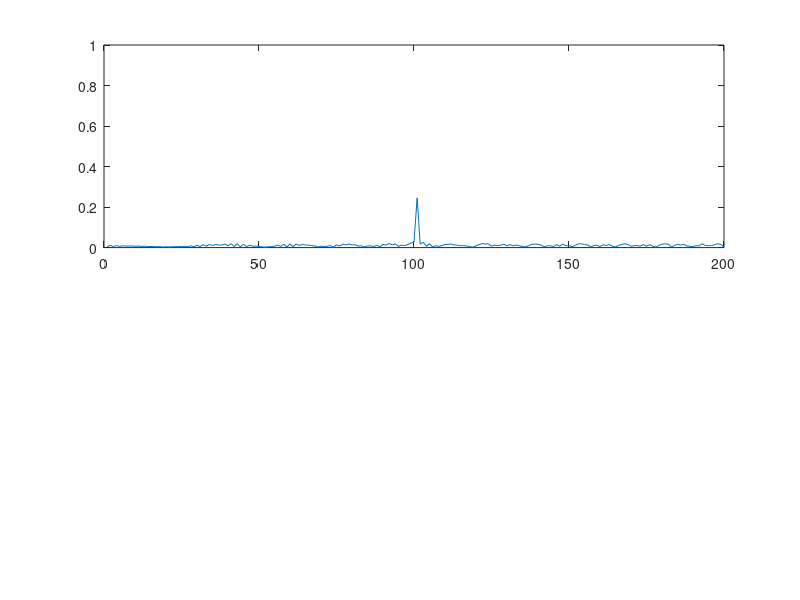
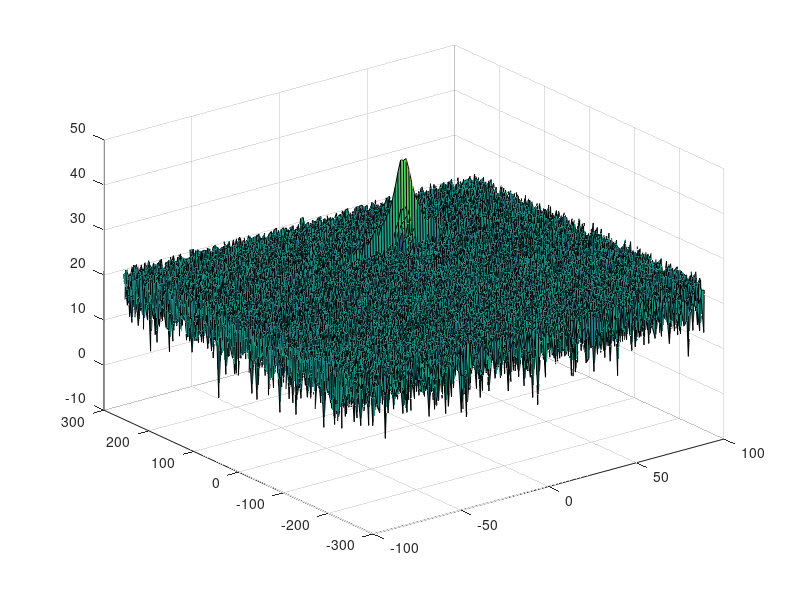
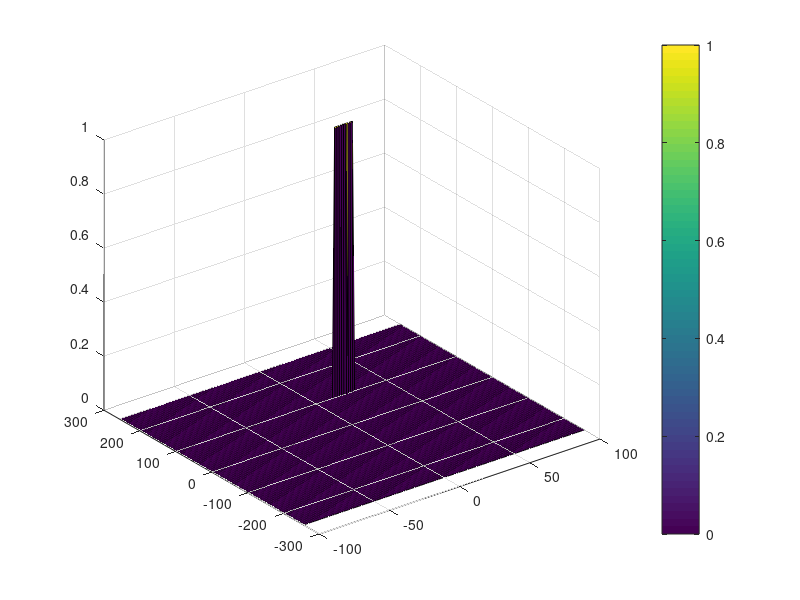

These charts were generated, in order, by the following MATLAB code:
clear all
clc;

%% Radar Specifications 
%%%%%%%%%%%%%%%%%%%%%%%%%%%
% Frequency of operation = 77GHz
% Max Range = 200m
% Range Resolution = 1 m
% Max Velocity = 100 m/s
%%%%%%%%%%%%%%%%%%%%%%%%%%%

%speed of light = 3e8
%% User Defined Range and Velocity of target
% *%TODO* :
% define the target's initial position and velocity. Note : Velocity
% remains contant
v = 20; %m/s
r = 100; %m


%% FMCW Waveform Generation

% *%TODO* :
%Design the FMCW waveform by giving the specs of each of its parameters.
% Calculate the Bandwidth (B), Chirp Time (Tchirp) and Slope (slope) of the FMCW
% chirp using the requirements above.
maxRange = 200; %m
rangeRes = 1; % m
maxVel = 100; % m/s
c = 3e8; %speed of light

B = c/(2*rangeRes);
Tchirp = 5.5 * 2 * maxRange / c;
slope = B / Tchirp;

%Operating carrier frequency of Radar 
fc= 77e9;             %carrier freq

                                                          
%The number of chirps in one sequence. Its ideal to have 2^ value for the ease of running the FFT
%for Doppler Estimation. 
Nd=128;                   % #of doppler cells OR #of sent periods % number of chirps

%The number of samples on each chirp. 
Nr=1024;                  %for length of time OR # of range cells

% Timestamp for running the displacement scenario for every sample on each
% chirp
t=linspace(0,Nd*Tchirp,Nr*Nd); %total time for samples


%Creating the vectors for Tx, Rx and Mix based on the total samples input.
Tx=zeros(1,length(t)); %transmitted signal
Rx=zeros(1,length(t)); %received signal
Mix = zeros(1,length(t)); %beat signal

%Similar vectors for range_covered and time delay.
r_t=zeros(1,length(t));
td=zeros(1,length(t));


%% Signal generation and Moving Target simulation
% Running the radar scenario over the time. 

for i=1:length(t)         
    
    
    % *%TODO* :
    %For each time stamp update the Range of the Target for constant velocity. 
    r_t(i) = r + v*t(i);
    td(i) = 2*r_t(i) / c;
    
    % *%TODO* :
    %For each time sample we need update the transmitted and
    %received signal. 
    Tx(i) = cos(2*pi*(fc*t(i) + slope*t(i)^2 / 2));
    %tau = 2*r / c;
    Rx(i) = cos(2*pi*(fc*(t(i)-td(i)) + slope*(t(i)-td(i))^2 / 2));
    
    % *%TODO* :
    %Now by mixing the Transmit and Receive generate the beat signal
    %This is done by element wise matrix multiplication of Transmit and
    %Receiver Signal
    Mix(i) = Tx(i) * Rx(i);
    
end

%% RANGE MEASUREMENT


 % *%TODO* :
%reshape the vector into Nr*Nd array. Nr and Nd here would also define the size of
%Range and Doppler FFT respectively.
Mix = reshape(Mix,[Nr,Nd]);

 % *%TODO* :
%run the FFT on the beat signal along the range bins dimension (Nr) and
%normalize.
MixFFT1 = fft(Mix, Nr);
MixFFT1 = MixFFT1 / Nr;

 % *%TODO* :
% Take the absolute value of FFT output
MixFFT1abs = abs(MixFFT1);

 % *%TODO* :
% Output of FFT is double sided signal, but we are interested in only one side of the spectrum.
% Hence we throw out half of the samples.
MixFFT1abs = MixFFT1abs(1:Nr/2+1);

%plotting the range
figure ('Name','Range from First FFT')
subplot(2,1,1)

 % *%TODO* :
 % plot FFT output 
plot(MixFFT1abs);
axis ([0 200 0 1]);



%% RANGE DOPPLER RESPONSE
% The 2D FFT implementation is already provided here. This will run a 2DFFT
% on the mixed signal (beat signal) output and generate a range doppler
% map.You will implement CFAR on the generated RDM


% Range Doppler Map Generation.

% The output of the 2D FFT is an image that has reponse in the range and
% doppler FFT bins. So, it is important to convert the axis from bin sizes
% to range and doppler based on their Max values.

Mix=reshape(Mix,[Nr,Nd]);

% 2D FFT using the FFT size for both dimensions.
sig_fft2 = fft2(Mix,Nr,Nd);

% Taking just one side of signal from Range dimension.
sig_fft2 = sig_fft2(1:Nr/2,1:Nd);
sig_fft2 = fftshift (sig_fft2);
RDM = abs(sig_fft2);
RDM = 10*log10(RDM) ;

%use the surf function to plot the output of 2DFFT and to show axis in both
%dimensions
doppler_axis = linspace(-100,100,Nd);
range_axis = linspace(-200,200,Nr/2)*((Nr/2)/400);
figure,surf(doppler_axis,range_axis,RDM);

%% CFAR implementation

%Slide Window through the complete Range Doppler Map

% *%TODO* :
%Select the number of Training Cells in both the dimensions.
Tr = 10;
Td = 10;

% *%TODO* :
%Select the number of Guard Cells in both dimensions around the Cell under 
%test (CUT) for accurate estimation
Gr = 4;
Gd = 4;

% *%TODO* :
% offset the threshold by SNR value in dB
offset = 10;

% *%TODO* :
%Create a vector to store noise_level for each iteration on training cells
noise_level = zeros(1,1);


% *%TODO* :
%design a loop such that it slides the CUT across range doppler map by
%giving margins at the edges for Training and Guard Cells.
%For every iteration sum the signal level within all the training
%cells. To sum convert the value from logarithmic to linear using db2pow
%function. Average the summed values for all of the training
%cells used. After averaging convert it back to logarithimic using pow2db.
%Further add the offset to it to determine the threshold. Next, compare the
%signal under CUT with this threshold. If the CUT level > threshold assign
%it a value of 1, else equate it to 0.


   % Use RDM[x,y] as the matrix from the output of 2D FFT for implementing
   % CFAR

CFARresult = zeros(size(RDM));
%Select the grid that includes the training, guard and test cells. Grid Size = (2Tr+2Gr+1)(2Td+2Gd+1).
%The total number of cells in the guard region and cell under test. (2Gr+1)(2Gd+1).
%This gives the Training Cells : (2Tr+2Gr+1)(2Td+2Gd+1) - (2Gr+1)(2Gd+1)
for r=Tr+Gr+1:size(RDM,1)-Tr-Gr-1
    for d=Td+Gd+1:size(RDM,2)-Td-Gd-1
        allcells=RDM(r-Tr-Gr:r+Tr+Gr, d-Td-Gd:d+Td+Gd);
        cutAndGuardCells=RDM(r-Gr:r+Gr, d-Gd:d+Gd);
        noise = sum(sum(db2pow(allcells))) - sum(sum(db2pow(cutAndGuardCells)));
        noise = noise / (numel(allcells)-numel(cutAndGuardCells));
        noise_level = pow2db(noise);
        if RDM(r,d) > noise_level + offset;
            CFARresult(r,d) = 1;
        end
    end
end




% *%TODO* :
% The process above will generate a thresholded block, which is smaller 
%than the Range Doppler Map as the CUT cannot be located at the edges of
%matrix. Hence,few cells will not be thresholded. To keep the map size same
% set those values to 0. 

% implemented by initializing a matrix of all zeros. 


% *%TODO* :
%display the CFAR output using the Surf function like we did for Range
%Doppler Response output.
figure,surf(doppler_axis,range_axis,CFARresult);
colorbar;


 
 